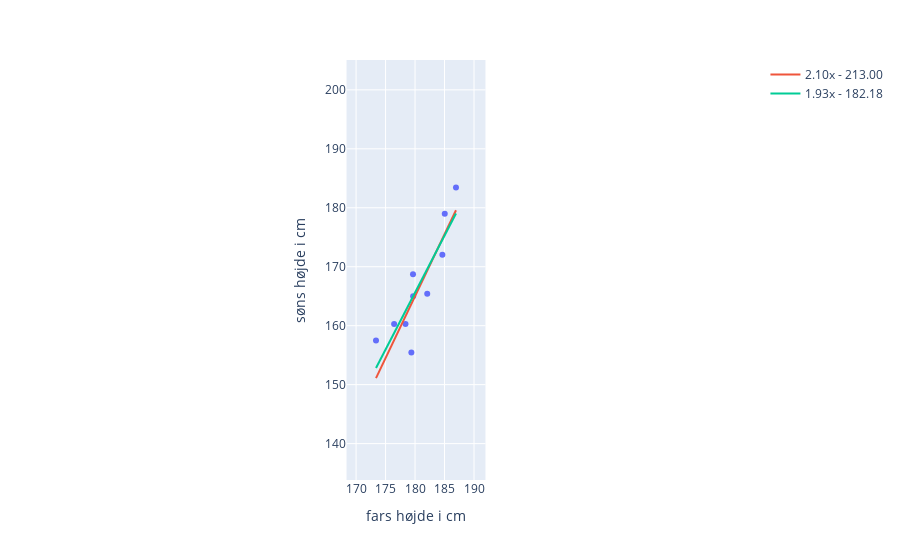

Notebook cell for this chart:
### Code cell
scatterplot(first10, tuples=[(2.1, -213), (a_tilde, b_tilde)])

### Figure 1 — Plotly figure (JSON) as saved in the notebook; plotly's stock layout.template omitted (floating-point values rounded to 4 significant figures)
{"data": [{"hovertemplate": "parent=%{x}<br>child=%{y}<extra></extra>", "legendgroup": "", "marker": {"color": "#636efa", "symbol": "circle"}, "mode": "markers", "name": "", "orientation": "v", "showlegend": false, "type": "scatter", "x": [186.9, 184.6, 185.0, 182.1, 179.4, 178.4, 179.7, 179.7, 176.5, 173.4], "xaxis": "x", "y": [183.4, 172.0, 179.0, 165.4, 155.4, 160.3, 165.0, 168.7, 160.3, 157.5], "yaxis": "y"}, {"mode": "lines", "name": "2.10x - 213.00", "type": "scatter", "x": [186.9, 184.6, 185.0, 182.1, 179.4, 178.4, 179.7, 179.7, 176.5, 173.4], "y": [179.6, 174.7, 175.6, 169.3, 163.7, 161.6, 164.3, 164.3, 157.6, 151.1]}, {"mode": "lines", "name": "1.93x - 182.18", "type": "scatter", "x": [186.9, 184.6, 185.0, 182.1, 179.4, 178.4, 179.7, 179.7, 176.5, 173.4], "y": [179.0, 174.6, 175.4, 169.6, 164.4, 162.5, 165.0, 165.0, 158.8, 152.8]}], "layout": {"autosize": true, "legend": {"tracegroupgap": 0}, "margin": {"t": 60}, "xaxis": {"anchor": "y", "constrain": "domain", "domain": [0.3966, 0.6034], "range": [168.4, 191.9], "title": {"text": "fars højde i cm"}, "type": "linear"}, "yaxis": {"anchor": "x", "domain": [0, 1], "range": [150.4, 188.4], "scaleanchor": "x", "scaleratio": 1, "title": {"text": "søns højde i cm"}, "type": "linear"}}}
